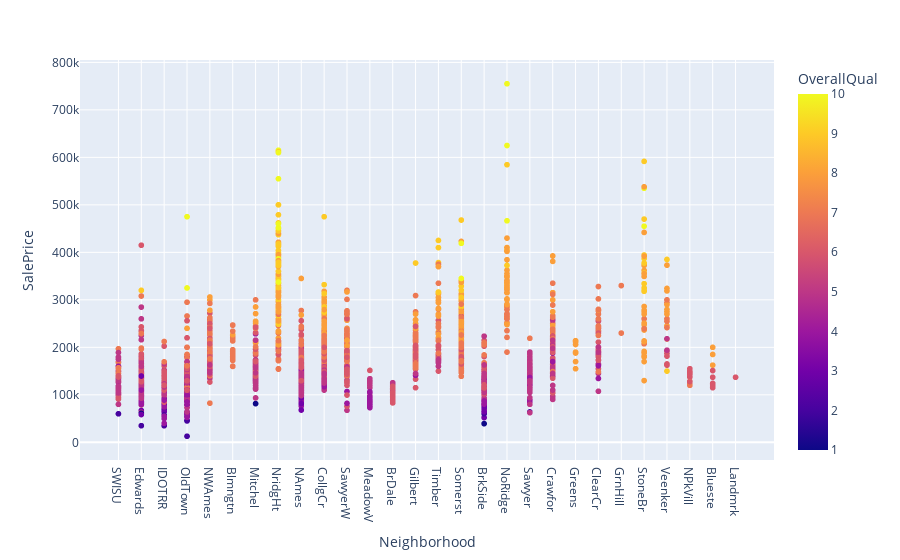

Notebook code cell kept with this figure:
### Code cell
fig_scatter = px.scatter(housing, x='Neighborhood', y='SalePrice', color='OverallQual')
fig_scatter.show()

### Figure 1 — Plotly figure (JSON) as saved in the notebook; plotly's stock layout.template omitted (floating-point values rounded to 4 significant figures; data arrays with more than 128 entries replaced by an {"elided": "..."} marker saying what was removed)
{"data": [{"hovertemplate": "Neighborhood=%{x}<br>SalePrice=%{y}<br>OverallQual=%{marker.color}<extra></extra>", "legendgroup": "", "marker": {"color": {"elided": "2579 int values"}, "coloraxis": "coloraxis", "symbol": "circle"}, "mode": "markers", "name": "", "showlegend": false, "type": "scattergl", "x": {"elided": "2579 str values"}, "xaxis": "x", "y": {"elided": "2579 int values"}, "yaxis": "y"}], "layout": {"coloraxis": {"colorbar": {"title": {"text": "OverallQual"}}, "colorscale": [[0, "#0d0887"], [0.1111, "#46039f"], [0.2222, "#7201a8"], [0.3333, "#9c179e"], [0.4444, "#bd3786"], [0.5556, "#d8576b"], [0.6667, "#ed7953"], [0.7778, "#fb9f3a"], [0.8889, "#fdca26"], [1, "#f0f921"]]}, "legend": {"tracegroupgap": 0}, "margin": {"t": 60}, "xaxis": {"anchor": "y", "domain": [0, 1], "title": {"text": "Neighborhood"}}, "yaxis": {"anchor": "x", "domain": [0, 1], "title": {"text": "SalePrice"}}}}
